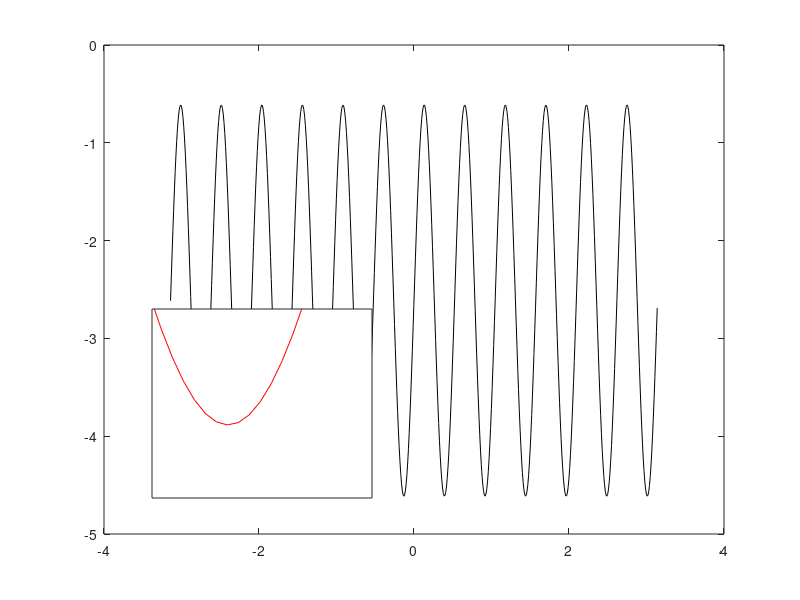

Write the MATLAB code that produced this figure.
x =  -pi:0.01:pi;
y = 2*sin(12*x) + 3*cos(0.2*pi+2);
plot(x,y, 'k');
p = get(gca, 'Position');
h = axes('Parent', gcf, 'Position', [p(1)+.06 p(2)+.06 p(3)-.5 p(4)-.5]);
plot(h, x, y, 'r');
set(h, 'Xlim', [-0.2 0], 'Ylim', [-5 -4]);
set(h, 'XTick', [], 'YTick', []);